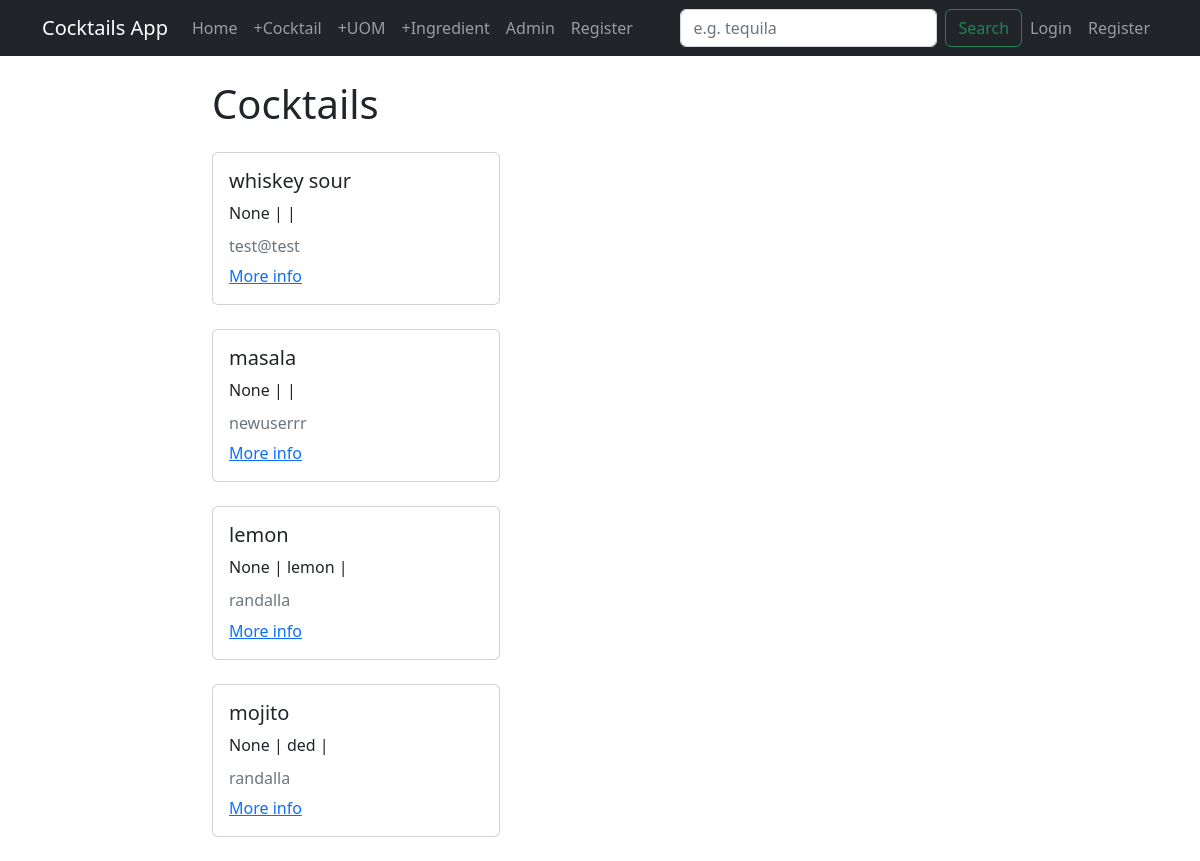
/, run on an earlier commit of the app's database.
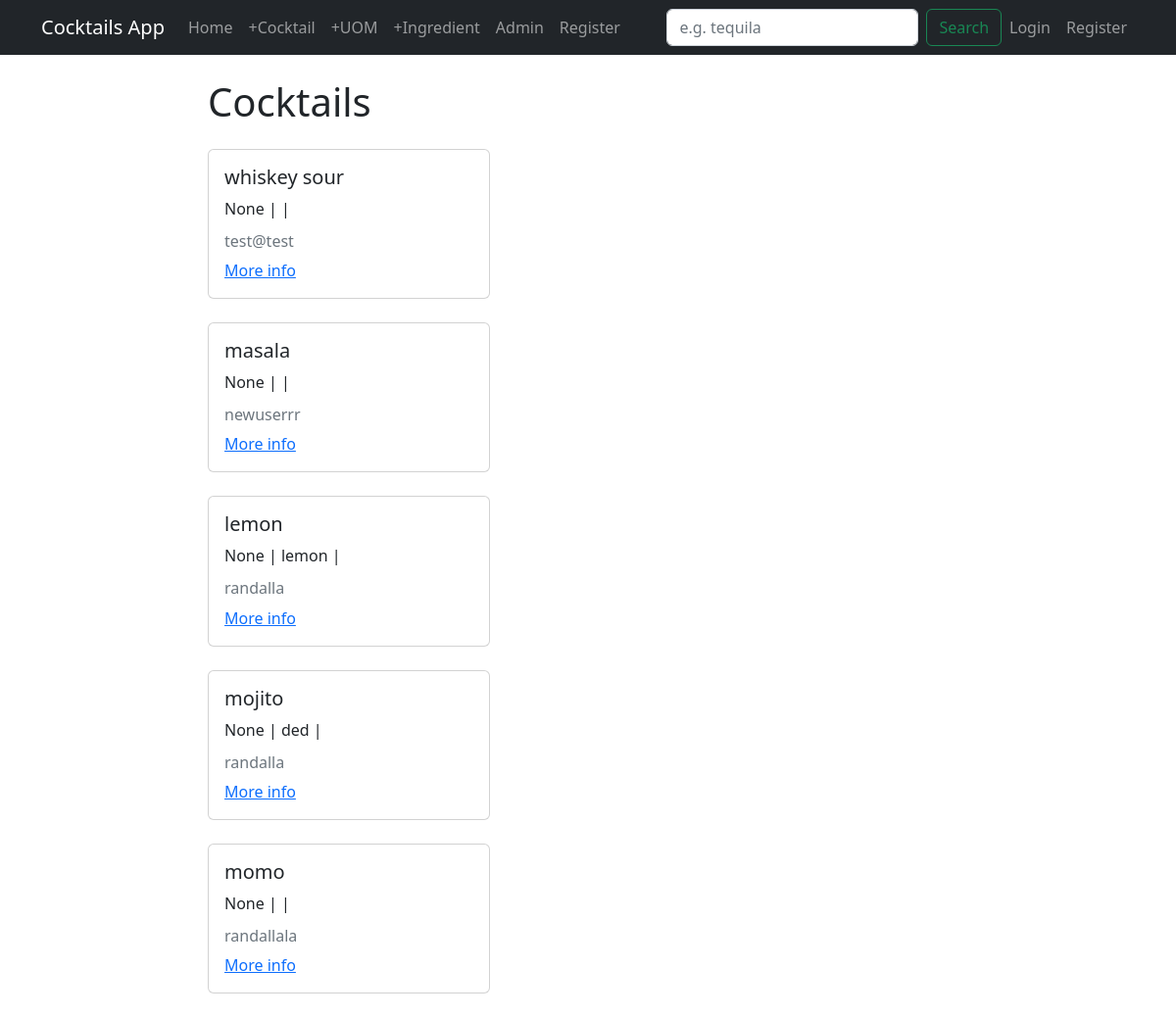
And on a later commit of the database.
### cocktails/models.py (models this page shows, shortened)
class Cocktail(models.Model):
  name = models.CharField(max_length=100, unique=True)
  slug = models.SlugField(blank=True, null=True)
  notes = models.TextField(blank=True)
  uom = models.ForeignKey(UOM, on_delete=models.SET_NULL, blank=True, null=True)
  quantity = models.ForeignKey(Quantity, on_delete=models.SET_NULL, blank=True, null=True)
  ingredients = models.ForeignKey(Ingredient, on_delete=models.SET_NULL, blank=True, null=True)
  author = models.ForeignKey(User, on_delete=models.CASCADE)

### cocktails/views.py (the view)
# urls.py: path('', views.CocktailListView.as_view(), name="cocktails-home"),
class CocktailListView(ListView):
  model = models.Cocktail
  template_name = 'cocktails/home.html'
  context_object_name = 'cocktails'

### cocktails/templates/cocktails/home.html
{% extends "cocktails/base.html" %}
{% block content %}
<h1>Cocktails</h1>
{% for cocktail in cocktails %}
<div class="card my-4" style="width: 18rem;">
    <div class="card-body">
      <h5 class="card-title"> {{cocktail.name}} </h5>
      <p class="card-text"> {{cocktail.ingredients}} | {{cocktail.notes}} | {{cocktail.alcohol_content}} </p>
      <h6 class="card-subtitle mb-2 text-muted"> {{cocktail.author}} </h6>
      <a href="{% url 'cocktails-detail' cocktail.pk %}" class="card-link">More info</a>
    </div>
  </div>
{% endfor %}
{% endblock content %}

What changed in the data, as far as the page shows it:
added Cocktail: name "momo", ingredients "None", author "randallala"
